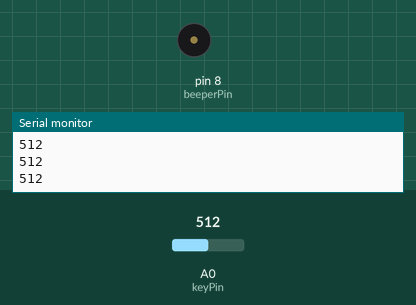
This sketch was run on a simulated Arduino Uno, built with avr-gcc and run on an emulated ATmega328P. Shown: buzzer (waves = sounding), the last lines printed to the serial monitor. The inputs (shaded band) are chosen by the test bench; at power-on: A0 (keyPin) = 512.

Above: at 1.2 s.
1.3 s: A0 (keyPin) set to 961
2.8 s: A0 (keyPin) set to 995
At 4.2 s:
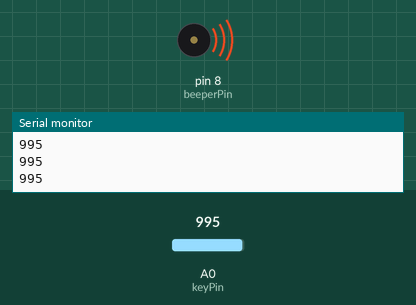
Timing chart, 0 to 5.8 s (numbered marks = the images above; inputs shaded):
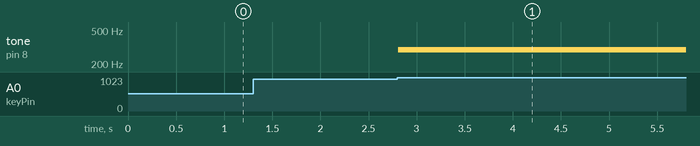

Measured:
- the behaviour switches between 979 and 980 on A0 (keyPin) (found by bisection; images 0 and 1)
- after the input at 2.8 s, tone on pin 8 (beeperPin): silent → 294 Hz at once

The sketch:

KeyboardInstrument.ino
```cpp
const int beeperPin = 8;
const int keyPin = A0;

int notes[] = {262, 294, 331, 349};

void setup() {
  Serial.begin(9600);
}

void loop() {
  int keyValue = analogRead(keyPin);
  Serial.println(keyValue);

  if (keyValue >= 1010 && keyValue <= 1025) {
    tone(beeperPin, notes[0]);
  } else if (keyValue >= 980 && keyValue <= 1010) {
    tone(beeperPin, notes[1]);
  } else if (keyValue >= 485 && keyValue <= 510) {
    tone(beeperPin, notes[2]);
  } else if (keyValue > 0 && keyValue <= 10) {
    tone(beeperPin, notes[3]);
  } else {
    noTone(beeperPin);
  }
}
```
